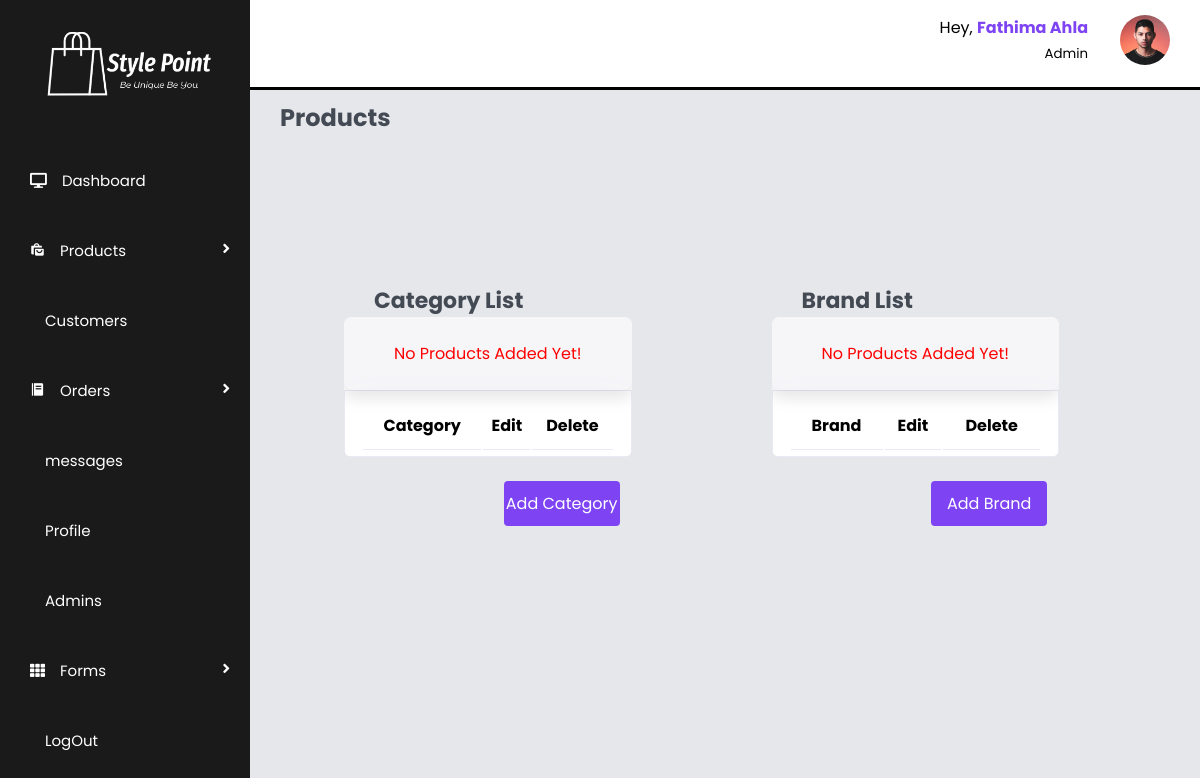
Before: /admin/manage_produts.php (signed in) with the older database file.
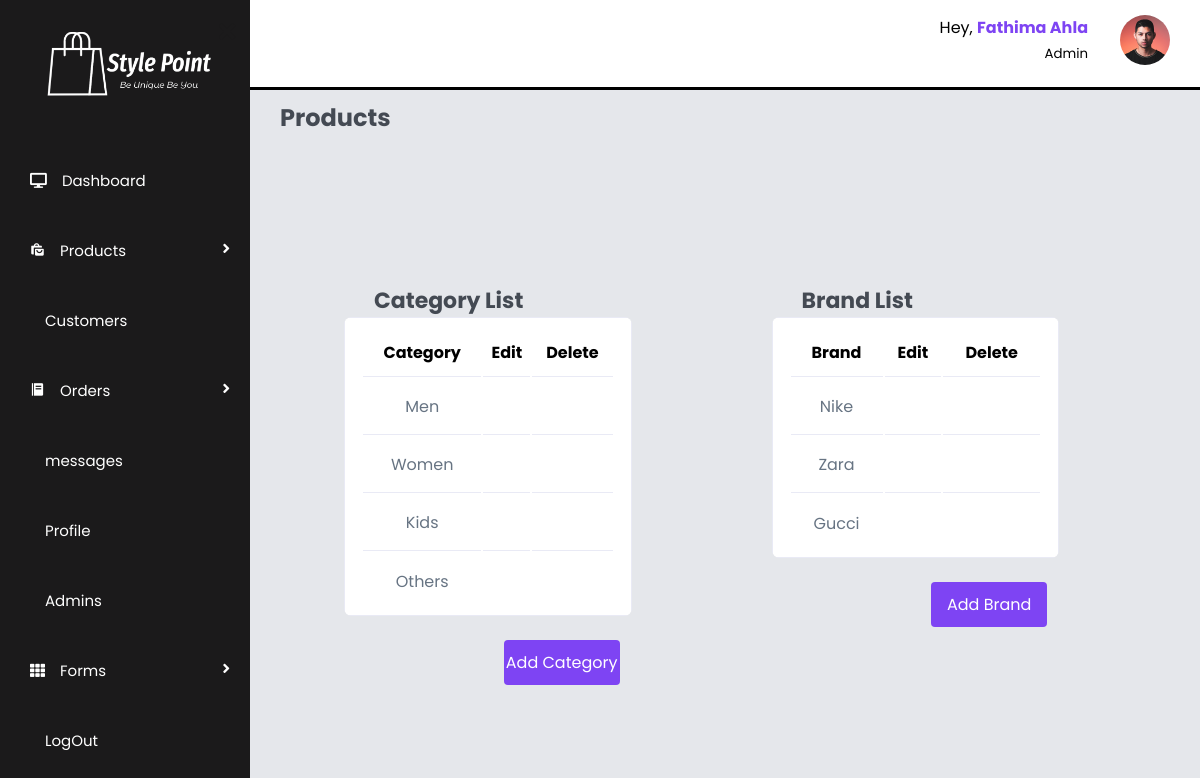
After: the same page with the newer database file.
### tables this page shows
CREATE TABLE `category` (
  `cat_ID` int(100) NOT NULL,
  `category` varchar(100) NOT NULL
);

CREATE TABLE `brand` (
  `brand_ID` int(100) NOT NULL,
  `brand_name` varchar(100) NOT NULL
);

### admin/manage_produts.php (the view, shortened to what the changed rows need)
<?php
include '../components/connect.php';
?>
<!DOCTYPE html>
<html lang="en">
    <head>
        <link rel="stylesheet" href="https://cdn.jsdelivr.net/npm/swiper@9/swiper-bundle.min.css"/>
        <link rel="stylesheet" href="../css/admin_style.css">
        <link href="https://cdn.jsdelivr.net/npm/remixicon@3.2.0/fonts/remixicon.css" rel="stylesheet">
        <link href='https://unpkg.com/boxicons@2.1.4/css/boxicons.min.css' rel='stylesheet'>
        <link rel="stylesheet" href="https://cdnjs.cloudflare.com/ajax/libs/font-awesome/5.15.1/css/all.min.css">
    </head>
    <body>
        <?php include '../components/admin_menu.php';?>
        <section id="interface">
                <div class="category_list">
                <div class="cat">
                    <div class="category">
                        <table>
                                <thead>
                                    <tr>
                                        <th>Category</th>
                                        <th>Edit</th>
                                        <th>Delete</th>
                                    </tr>
                                </thead>
                                <tbody>
                                <?php
                                    $show__category = $conn->prepare("SELECT * FROM `category`");
                                    $show__category->execute();
                                    if($show__category->rowCount() > 0){
                                       while($fetch_category = $show__category->fetch(PDO::FETCH_ASSOC)){
                                ?>
                                    <tr>
                                        <td><?= $fetch_category['category']; ?></td>
                                        <td>
                                            <a href="update_category.php?update_category=<?= $fetch_category['cat_ID'];?>" class="ri-pencil-fill action__icon edit"></a>
                                        </td>
                                        <td>
                                            <a href="manage_produts.php?delete=<?= $fetch_category['cat_ID']; ?>" class="ri-delete-bin-line action__icon delete" onclick="return confirm('delete this account?');"></a>
                                        </td>
                                    </tr>
                                    <?php
                                        }
                                    }else{
                                        echo '<p class="empty"> No Products Added Yet!</p>';
                                    }
                                    ?>
                                </tbody>
                        </table>
                    </div>
                    </div>
                <div class="cat">
                    <div class="category">
                        <table>
                                <thead>
                                    <tr>
                                        <th>Brand</th>
                                        <th>Edit</th>
                                        <th>Delete</th>
                                    </tr>
                                </thead>
                                <tbody>
                                <?php
                                    $show__brand = $conn->prepare("SELECT * FROM `brand`");
                                    $show__brand->execute();
                                        if($show__brand->rowCount() > 0){
                                           while($fetch_brand = $show__brand->fetch(PDO::FETCH_ASSOC)){
                                ?>
                                    <tr>
                                        <td><?= $fetch_brand['brand_name']; ?></td>
                                        <td>
                                            <a href="update_brand.php?update_brand=<?= $fetch_brand['brand_ID']; ?>" class="ri-pencil-fill action__icon edit"></a>
                                        </td>
                                        <td>
                                            <a href="manage_produts.php?delete_brand=<?= $fetch_brand['brand_ID']; ?>" class="ri-delete-bin-line action__icon delete" onclick="return confirm('delete this account?');"></a>
                                        </td>
                                    </tr>
                                <?php
                                        }
                                    }else{
                                        echo '<p class="empty"> No Products Added Yet!</p>';
                                     }
                                ?>
                                </tbody>
                        </table>
                    </div>
                </div>
                </div>
        </section>
    </body>
</html>

Changed rows visible on the page:
added category: category "Men"
added category: category "Women"
added category: category "Kids"
added category: category "Others"
added brand: brand_name "Nike"
added brand: brand_name "Zara"
added brand: brand_name "Gucci"
Other visible differences:
text no longer shown: "No Products Added Yet! No Products Added Yet!"
